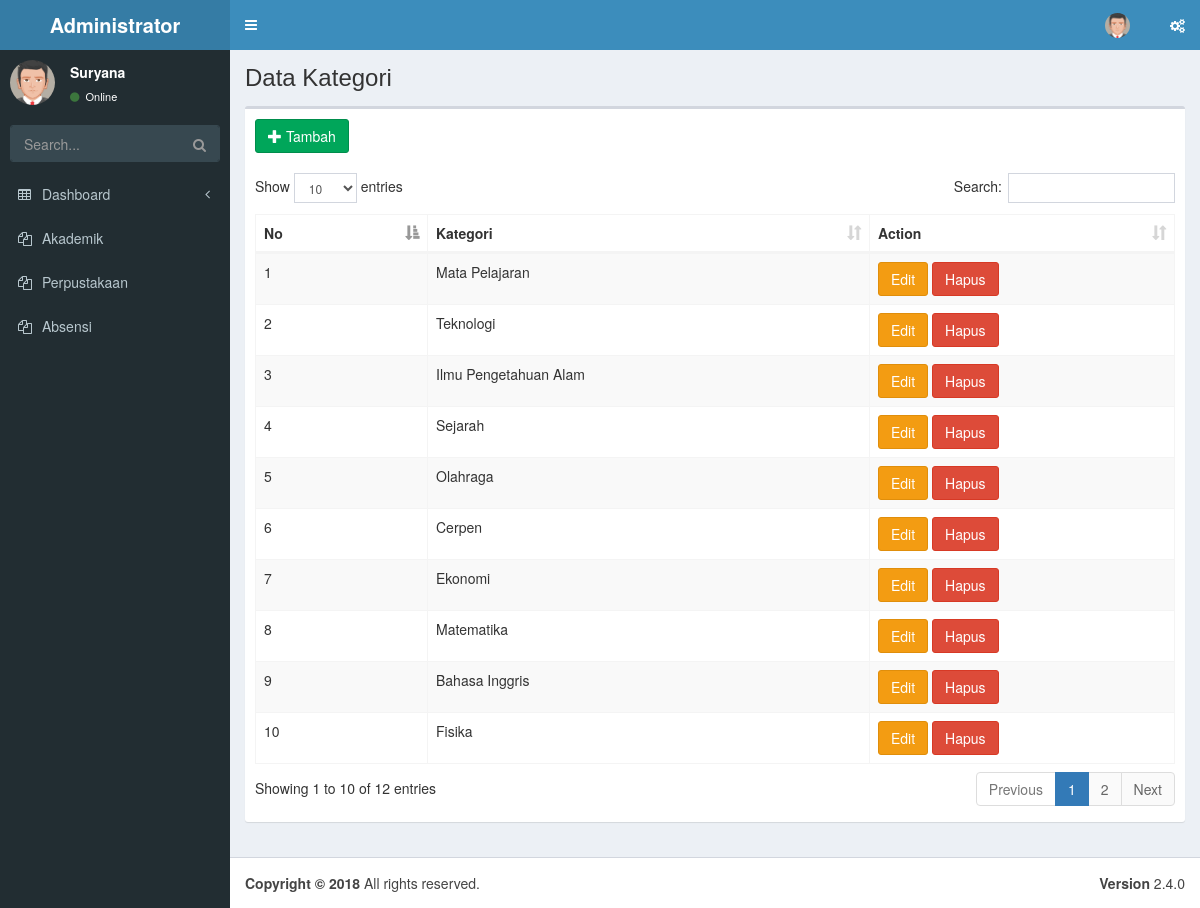
Screenshot of /index.php/perpustakaan/kategori with the database file from the repository.
### tables this page shows
CREATE TABLE `kategori` (
  `id_kategori` int(50) NOT NULL AUTO_INCREMENT,
  `kategori` varchar(50) DEFAULT NULL,
  `buku` int(10) DEFAULT NULL,
  `berita` int(10) DEFAULT NULL,
  `ebook` int(10) DEFAULT NULL,
  PRIMARY KEY (`id_kategori`)
);

### application/libraries/template.php (called while the page is built)
<?php
class Template{
    protected $_CI;
    function __construct(){
        $this->_CI=&get_instance();
    }
    function display($template,$data=null){
        $data['_content']=$this->_CI->load->view($template,$data,true);
        $data['_sidebar']=$this->_CI->load->view('template/sidebar',$data,true);
		$data['_footer']=$this->_CI->load->view('template/footer',$data,true);
        $this->_CI->load->view('template.php',$data);
    }
}

### application/controllers/perpustakaan/kategori.php (called while the page is built, shortened)
<?php
class kategori extends CI_Controller{
	public function index()
	{
		$data['kategori'] = $this->kategori_model->get_all_kategori();
		$this->template->display('perpustakaan/kategori_view', $data);
	}
}

### index.php (called while the page is built, shortened)
<?php
require_once BASEPATH.'core/CodeIgniter.php';

### application/models/perpustakaan/kategori_model.php (called while the page is built, shortened)
<?php
class kategori_model extends CI_Model{
	public function get_all_kategori()
	{
		$this->db->from('kategori');
		$query = $this->db->get();
		return $query->result();
	}
}

### application/views/perpustakaan/kategori_view.php (the view, shortened to what this page needs)
<section class="content-header">
      		<h1>Data Kategori</h1>
    	</section>
    	<section class="content">
      		<div class="row">
        		<div class="col-xs-12">
          			<div class="box">
            			<div class="box-body">
						<div class="table-responsive">
              				<button class="btn btn-success" onClick="tambah_kategori()"><i class="glyphicon glyphicon-plus"></i> Tambah</button>
    						<br />
    						<br />
    						<table id="table_kategori" class="table table-striped table-bordered" cellspacing="0" width="100%">
      							<thead>
        							<tr>
          								<th width="53">No</th>
          								<th width="198">Kategori</th>
          								<th width="145" style="width:125px;">Action</th>
       								</tr>
      							</thead>
      							<tbody>
      							<?php
								$no = 1;
      							foreach($kategori as $kategoris) {
      							?>
             						<tr>
                						<td><?php echo $no++ ?></td>
                						<td><?php echo $kategoris->kategori; ?></td>
                						<td><button class="btn btn-warning" onClick="edit_kategori(<?php echo $kategoris->id_kategori; ?>)">Edit</button>&nbsp;<button class="btn btn-danger" onClick="hapus_kategori(<?php echo $kategoris->id_kategori; ?>)">Hapus</button></td>
              						</tr>
          						<?php } ?>
      							</tbody>
    						</table>
            			</div>
						</div>
					</div>
				</div>
			</div>
		</section>
  </body>
</html>

### rows the page displays
kategori: kategori "Mata Pelajaran"
kategori: kategori "Teknologi"
kategori: kategori "Ilmu Pengetahuan Alam"
kategori: kategori "Sejarah"
kategori: kategori "Olahraga"
kategori: kategori "Cerpen"
kategori: kategori "Ekonomi"
kategori: kategori "Matematika"
kategori: kategori "Bahasa Inggris"
kategori: kategori "Fisika"
